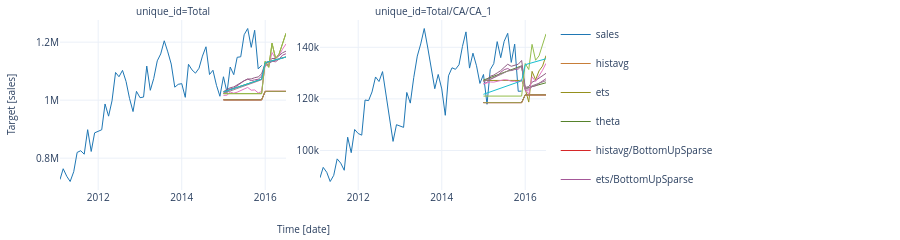

The notebook cell saved with this chart:
### Code cell
plot_series(
    df=Y_df.query(f"{cat_label_col}.isin(['train', 'test'])").drop(columns=[cat_label_col]),
    forecasts_df=rec_fc.drop(columns=[cat_label_col]),
    time_col=date_col, target_col=target_col,
    max_ids=8, plot_random=True, engine="plotly",
    ids=["Total", "Total/CA/CA_1"],  # uncomment to pin specific nodes
)
